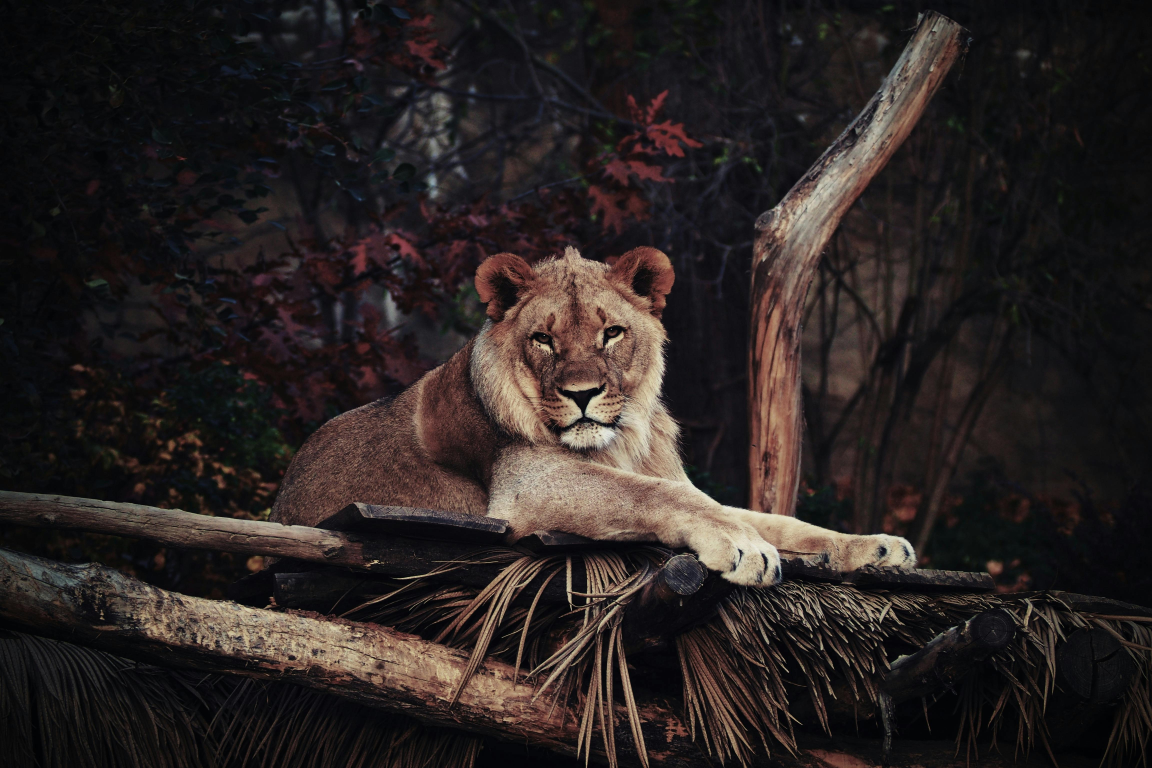
#> input picture test_image.jpg, 4608 x 3072 px (shown at 1/4 size)
$ jupyter execute Open_cv_lesson1.ipynb
#> lines starting #> are read from the running program, lines starting #| are printed output that depends on the picture; after the words box and inside, x2 and y2 are one past the last pixel; in counts of white or black regions, pixels touching at a corner belong together
## Reading an Image

[cell 1]
import cv2 as cv

img=cv.imread('test_image.jpg')
#> img is the input picture: shape (3072, 4608, 3); mean B, G, R 34, 35.3, 42

small=cv.resize(img,(300,200))
large=cv.resize(img,(1000,700))
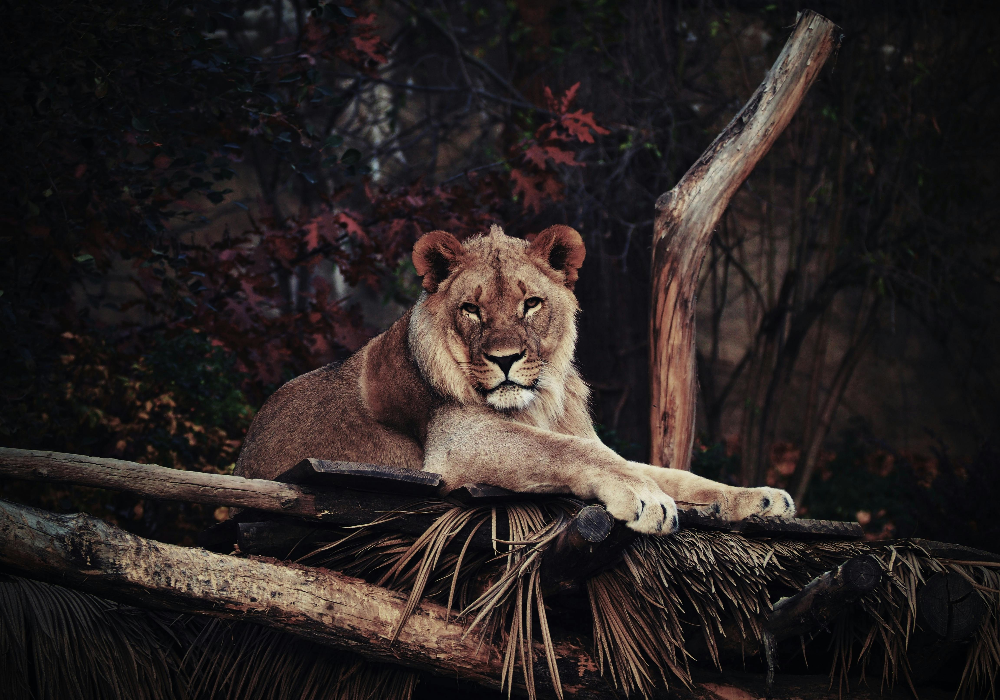
#> large: shape (700, 1000, 3); mean B, G, R 33.9, 35.2, 42

cv.imshow('Small_image',small)
cv.imshow('Large',large)
cv.waitKey(0)
cv.destroyAllWindows()

## Drawing Shapes and Putting Text

[cell 2]
import numpy as np
import cv2 as cv


blank=np.zeros((500,900,3),dtype='uint8')
#cv.imshow('Blank',blank)

# 1. Paint the image a certain color
#blank[200:300,300:400]=0,0,255
#cv.imshow('Color',blank)

# 2. Draw a Rectangle
#cv.rectangle(blank,(150,150),(250,250),(0,230,2),thickness=1) ## -1 for solid fill
#cv.imshow('Rectangle',blank)

# 3. Write some Text
cv.putText(blank,'Hello',(250,250),cv.FONT_HERSHEY_TRIPLEX,1.0,(0,900,),thickness=2)
cv.imshow('Text',blank)

cv.waitKey(0)
cv.destroyAllWindows()

## Essential Functions

[cell 3]
import cv2 as cv

img=cv.imread('test_image.jpg')


small=cv.resize(img,(800,500))
#> small: shape (500, 800, 3)
cv.imshow('Lion',small)

##### Converting to GrayScale

gray=cv.cvtColor(small,cv.COLOR_BGR2GRAY)
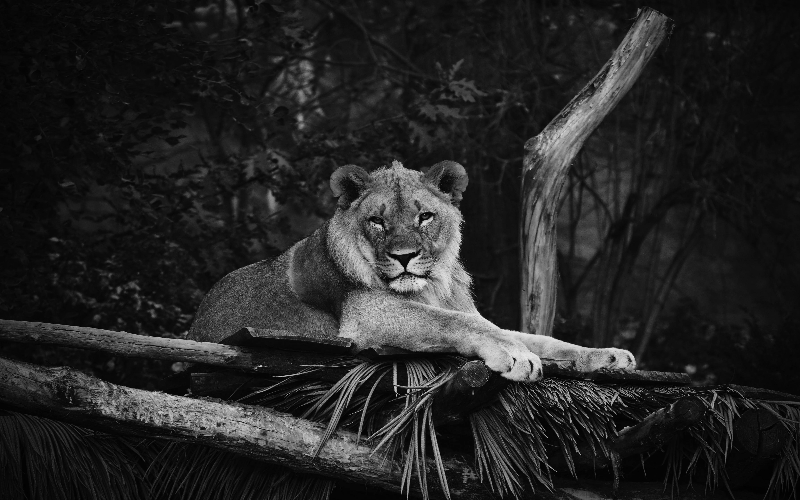
#> gray: shape (500, 800); min 0, max 232, mean 37.1
#cv.imshow('gray',gray)

##### Blurr
blur=cv.GaussianBlur(gray,(3,3),cv.BORDER_DEFAULT)
#cv.imshow('Blur',blur)

##### Edge Cascade
canny=cv.Canny(blur,125,175)
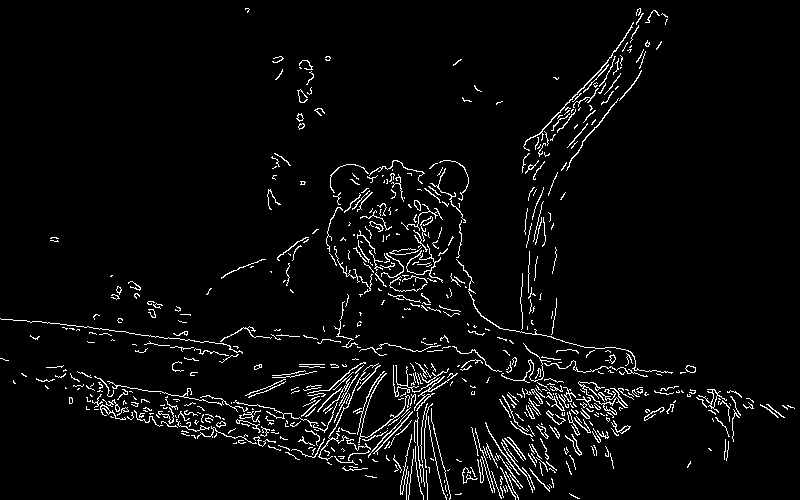
#> canny: shape (500, 800); 4.1% white in thin lines or dots
#cv.imshow('Canny Edge',canny)

##### Dialating the Image
dilat=cv.dilate(canny,(9,9),iterations=1)
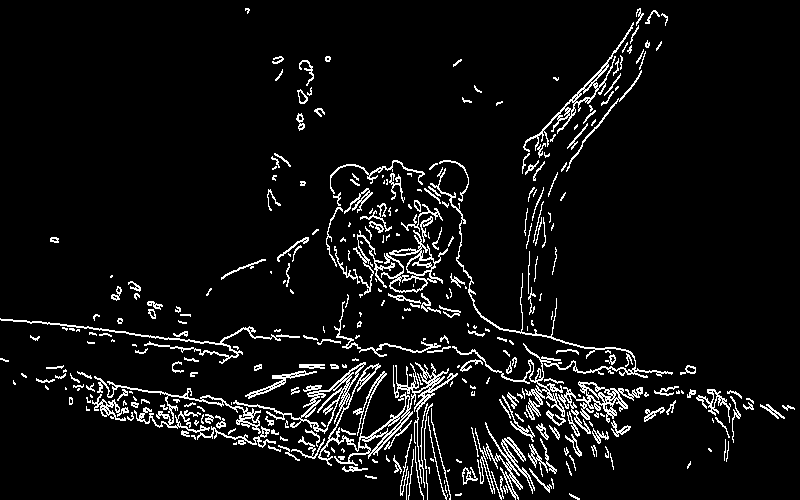
#> dilat: shape (500, 800); 6.5% white in thin lines or dots
#cv.imshow('Dialated img',dilat)

##### Cropped
cropped=small[50:200,200:400]
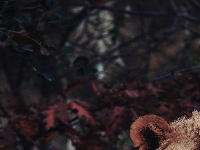
#> cropped: shape (150, 200, 3); mean B, G, R 34.9, 32.2, 39.3
cv.imshow('cropped',cropped)

cv.waitKey(0)
cv.destroyAllWindows()

## Image Transformation

[cell 4]
import cv2 as cv
import numpy as np

img=cv.imread('test_image.jpg')

small=cv.resize(img,(900,500))
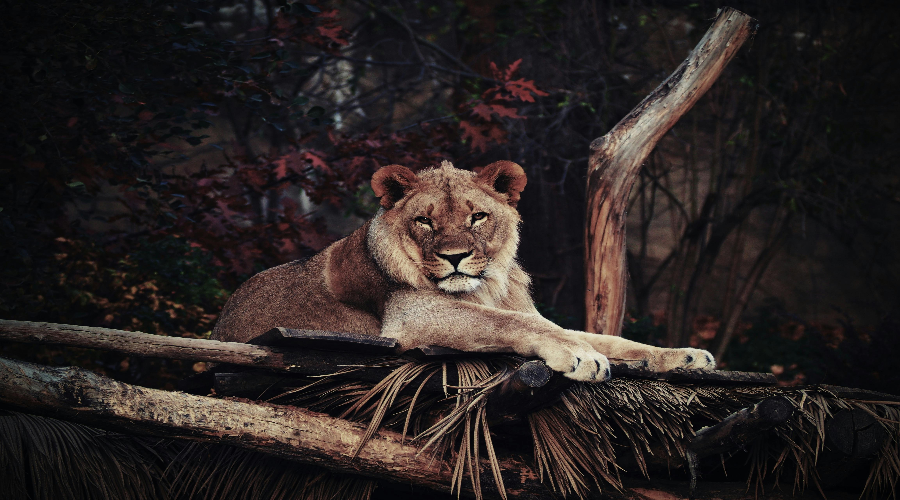
#> small: shape (500, 900, 3); mean B, G, R 33.9, 35.3, 42

def translate(small,x,y):
#> called with x = 100, y = 100
    transMat=np.float32([[1,0,x],[0,1,y]])
    dimensions=(small.shape[1],small.shape[0])
#> dimensions = (900, 500)
    return cv.warpAffine(small,transMat,dimensions)
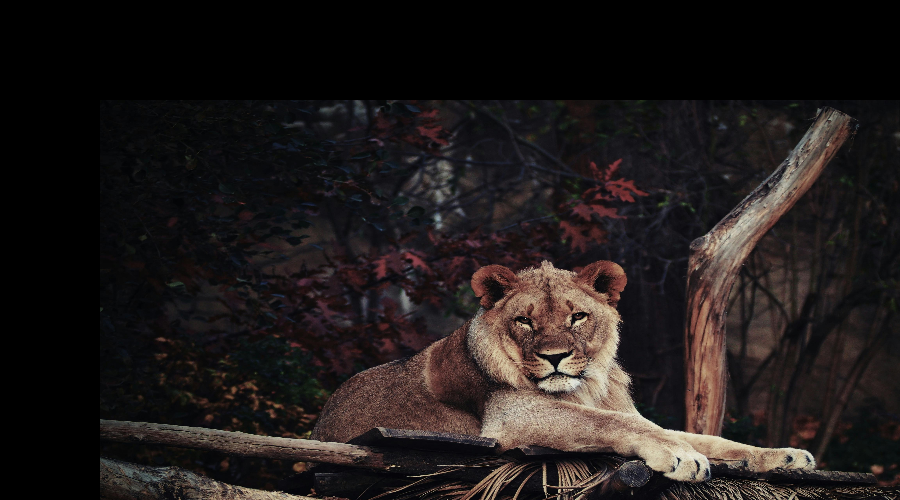
#> returned value: shape (500, 900, 3); mean of channels 0, 1, 2 26.6, 27.5, 32.9; drawn as B, G, R

#-x ------->left
#-y-------->upp
#x--------->right
#y--------->down

translated=translate(small,100,100)
cv.imshow('translated',translated)
cv.waitKey(0)
cv.destroyAllWindows()

## Contour and Detection

[cell 5]
import cv2 as cv
import numpy as np

img=cv.imread('test_image.jpg')
small=cv.resize(img,(900,500))
#cv.imshow('small',small)

blank=np.zeros(small.shape,dtype='uint8')
#cv.imshow('blank',blank)

gray=cv.cvtColor(small,cv.COLOR_BGR2GRAY)
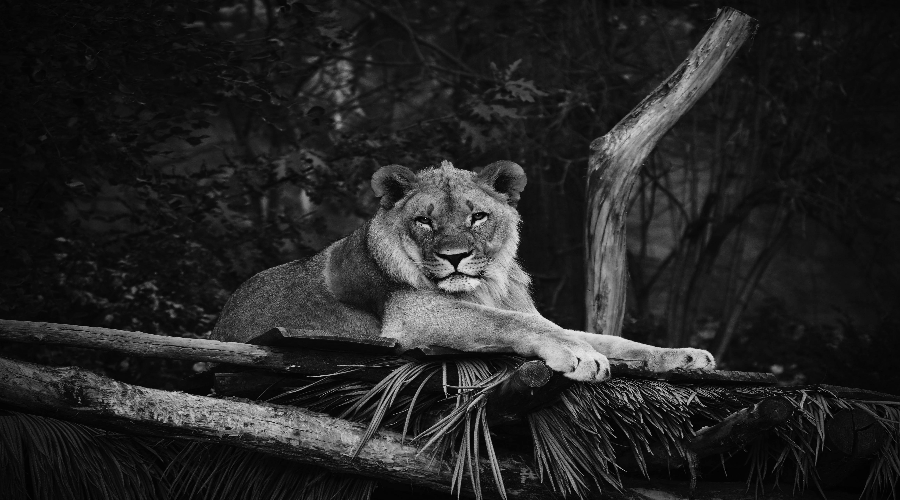
#> gray: shape (500, 900); min 0, max 233, mean 37.1
#cv.imshow('gray',gray)

blur=cv.GaussianBlur(gray,(3,3),cv.BORDER_DEFAULT)
#> blur: shape (500, 900)
#cv.imshow('blur',blur)

canny=cv.Canny(blur,175,255)
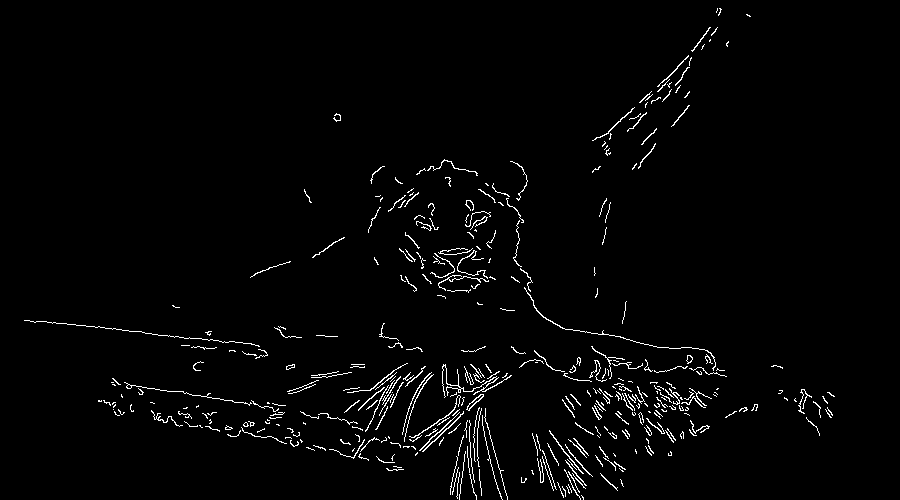
#> canny: shape (500, 900); 2.1% white in thin lines or dots, all inside (x1, y1, x2, y2) = (24, 8, 835, 500)
#cv.imshow('canny',canny)

#ret,thresh=cv.threshold(gray,125,255,cv.THRESH_BINARY)
#cv.imshow('thresh',thresh)

contours,heirarchies=cv.findContours(canny,cv.RETR_LIST,cv.CHAIN_APPROX_SIMPLE)
#> contours = 392 contours, 373 with area under 20; largest, box (x1, y1, x2, y2) and area: (466, 394, 484, 411) 75, (442, 364, 512, 398) 54, (467, 394, 484, 411) 51, (524, 287, 716, 371) 42, (422, 411, 464, 452) 38
print(f'{len(contours)} contours found!')
#| 392 contours found!
cv.drawContours(blank,contours,-1,(0,0,255),1)
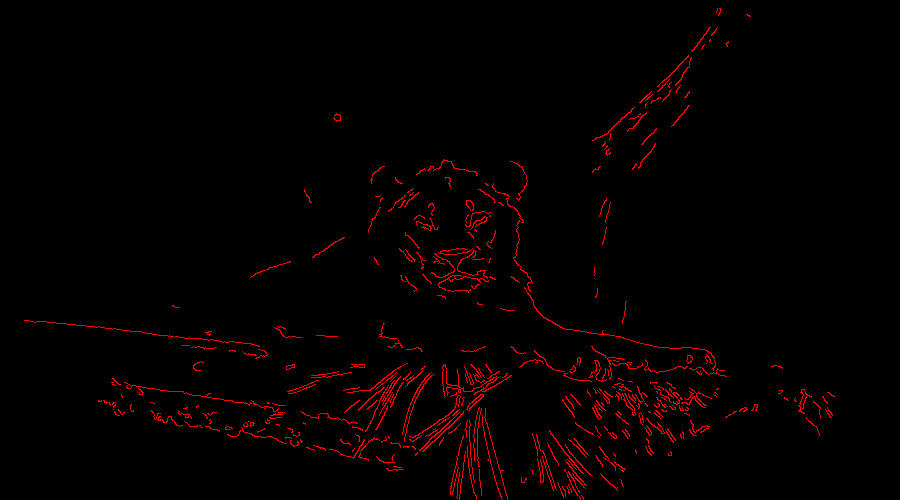
#> blank: shape (500, 900, 3); mean of channels 0, 1, 2 0, 0, 5.4; drawn as B, G, R
cv.imshow('Contours Drawn',blank)


cv.waitKey(0)
cv.destroyAllWindows()
